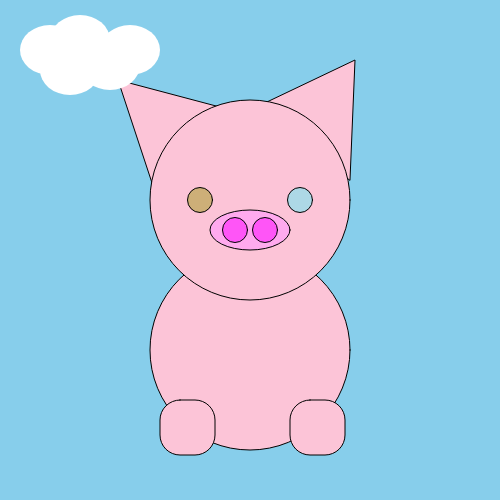
Frame 1 (no input)
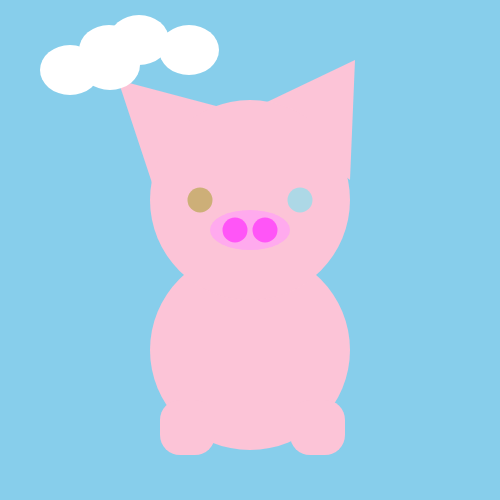
Frame 60 (no input)
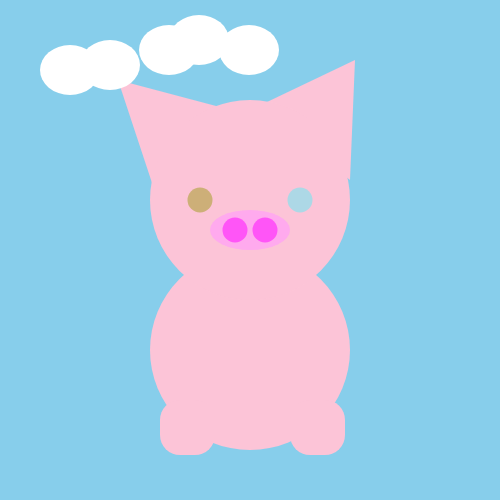
Frame 120 (the mouse pressed at the canvas centre since frame 60)

The p5.js sketch that drew these frames (run headless with seeded random() and noise() and a simulated clock; from frame 60 on, the mouse is pressed at the canvas centre):

// p5.js sketch
// ── sketch.js
let x = 50
let x1= 80 
let x2= 130
let x3=70
let x4=110
function setup() {
  createCanvas(500, 500);
}
function draw(){
  // Six-digit hex RGB notation.
  background("#87ceeb");
stroke 
  fill("#fcc4d7");
  triangle(250, 115, 118, 80, 156, 195);
  triangle(350, 180, 355, 60, 256, 107.2);
  fill("#fcc4d7");
circle(250, 350, 200);
  circle(250, 200, 200);
square(160, 400, 55, 20);
square(290, 400, 55, 20);
  fill("#ADD8E6");
  circle(300, 200, 25);
  fill("#CDAF78");
  circle(200, 200, 25);
  fill("#fae");
  ellipse(250, 230, 80, 40);
  fill("rgba(100%, 0%, 100%, 0.5)");
  circle(235, 230, 25);
  circle(265, 230, 25);
  noStroke();
  fill("#FFFFF")
  ellipse(x,50,60,50);
  ellipse(x+30,40,60,50);
  ellipse(x+80,50,60,50);
  ellipse(x3,70,60,50);
  ellipse(x4,65,60,50);
  x = x+1;
  
} 
